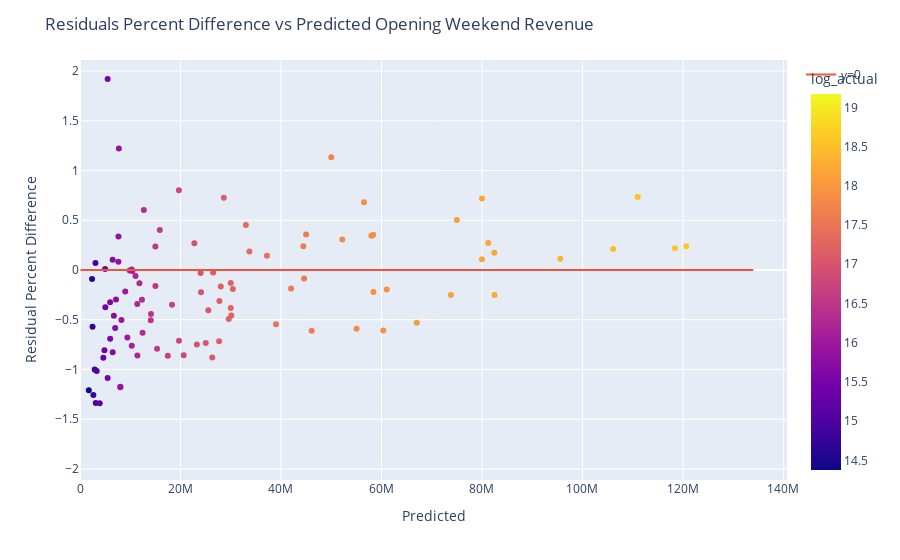

Source (notebook cell):
### Code cell
# plot residuals as a percentage of actual
results_df["residual_percent_difference"] = (
    (results_df["actual"] - results_df["predicted"]) / ((results_df["actual"] + results_df["predicted"]) / 2)
)

results_df["log_actual"] = np.log(results_df["actual"])

fig2 = px.scatter(results_df, x="actual", y="residual_percent_difference", hover_name="title", color="log_actual", labels={"residual_percent_difference": "Residual Percent Difference", "predicted": "Predicted Opening Weekend Revenue", "actual": "Actual Opening Weekend Revenue"})

x_axis_length = int(max(results_df["predicted"]) * 1.05)
fig2.add_trace(go.Scatter(x=results_df["predicted"], y=[0] * len(results_df), mode="lines", name="y=0"))
max_abs_residual_percent_difference = max(abs(results_df["residual_percent_difference"]))
fig2.update_layout(
    title="Residuals Percent Difference vs Predicted Opening Weekend Revenue",
    xaxis_title="Predicted",
    yaxis_title="Residual Percent Difference",
    yaxis=dict(range=[-1.1 * max_abs_residual_percent_difference, 1.1 * max_abs_residual_percent_difference]),
    xaxis=dict(range=[0, x_axis_length])
)

# positive is under prediction, negative is over prediction

### Figure 1 — Plotly figure (JSON) as saved in the notebook; plotly's stock layout.template omitted (floating-point values rounded to 4 significant figures)
{"data": [{"hovertemplate": "<b>%{hovertext}</b><br><br>Actual Opening Weekend Revenue=%{x}<br>Residual Percent Difference=%{y}<br>log_actual=%{marker.color}<extra></extra>", "hovertext": ["M3GAN", "80 for Brady", "Knock at the Cabin", "Ant-Man and the Wasp: Quantumania", "Jesus Revolution", "Creed III", "Operation Fortune: Ruse de guerre", "Scream VI", "65", "Shazam! Fury of the Gods", "John Wick: Chapter 4", "Dungeons & Dragons: Honor Among Thieves", "His Only Son", "The Super Mario Bros. Movie", "Renfield", "The Pope’s Exorcist", "Beau is Afraid", "Big George Foreman: The Miraculous Story of the Once and Future Heavyweight Champion of the World", "Are You There God? It’s Me, Margaret", "Guardians of the Galaxy Vol 3", "Fast X", "The Little Mermaid", "The Machine", "Spider-Man: Across the Spider-Verse", "Transformers: Rise of the Beasts", "The Flash", "Elemental", "No Hard Feelings", "Ruby Gillman, Teenage Kraken", "Indiana Jones and the Dial of Destiny", "Sound of Freedom", "Insidious: The Red Door", "Oppenheimer", "Barbie", "Talk To Me", "Haunted Mansion", "Teenage Mutant Ninja Turtles: Mutant Mayhem", "Meg 2: The Trench", "The Last Voyage of the Demeter", "Blue Beetle", "Strays", "Dumb Money", "Expend4bles", "The Creator", "Saw X", "PAW Patrol: The Mighty Movie", "The Exorcist: Believer", "Killers of the Flower Moon", "Priscilla", "Five Nights at Freddy’s", "Journey to Bethlehem", "The Marvels", "Next Goal Wins", "The Hunger Games: The Ballad of Songbirds & Snakes", "Thanksgiving", "Trolls Band Together", "Wish", "Napoleon", "Godzilla Minus One (ゴジラ最新作)", "American Fiction", "Wonka", "Migration", "The Iron Claw", "Aquaman and the Lost Kingdom", "Anyone But You", "Ferrari", "Mean Girls", "Argylle", "Madame Web", "Dune: Part Two", "Kung Fu Panda 4", "Imaginary", "Cabrini", "Arthur the King", "Ghostbusters: Frozen Empire", "Godzilla x Kong: The New Empire", "Civil War", "Abigail", "Challengers", "Unsung Hero", "The Fall Guy", "Tarot", "Kingdom of the Planet of the Apes", "IF", "The Strangers: Chapter 1", "Furiosa: A Mad Max Saga", "The Garfield Movie", "The Watchers", "Bad Boys: Ride or Die", "Inside Out 2", "A Quiet Place: Day One", "Horizon: An American Saga Chapter 1", "Despicable Me 4", "Sound of Hope: The Story of Possum Trot", "Fly Me to the Moon", "Twisters", "Deadpool & Wolverine", "Harold and the Purple Crayon", "It Ends With Us", "Alien: Romulus", "The Crow", "Reagan", "Beetlejuice Beetlejuice", "Speak No Evil"], "legendgroup": "", "marker": {"color": [17.23, 16.36, 16.46, 18.48, 16.58, 17.88, 14.96, 17.61, 16.33, 17.22, 18.12, 17.43, 15.52, 18.8, 15.9, 16.01, 14.79, 14.89, 15.72, 18.59, 18.02, 18.38, 15.43, 18.61, 17.93, 17.82, 17.2, 16.52, 15.52, 17.92, 16.8, 17.31, 18.23, 18.9, 16.16, 17.0, 17.15, 17.22, 15.69, 17.04, 15.93, 15.02, 15.9, 16.46, 16.72, 16.94, 17.09, 16.96, 15.43, 18.2, 14.69, 17.65, 14.73, 17.61, 16.15, 17.22, 16.8, 16.84, 16.25, 14.38, 17.48, 16.34, 15.4, 17.14, 15.61, 15.18, 17.17, 16.68, 16.55, 18.23, 17.88, 16.11, 15.79, 15.85, 17.62, 18.2, 17.06, 16.15, 16.52, 15.86, 17.14, 15.69, 17.88, 17.33, 16.29, 17.09, 16.99, 15.76, 17.85, 18.85, 17.77, 16.22, 18.13, 14.94, 16.06, 18.21, 19.17, 15.61, 17.73, 17.55, 15.35, 15.85, 18.53, 16.25], "coloraxis": "coloraxis", "symbol": "circle"}, "mode": "markers", "name": "", "orientation": "v", "showlegend": false, "type": "scatter", "x": [30429860, 12701640, 14127170, 106109650, 15882067, 58370007, 3140214, 44447270, 12328361, 30111158, 73817950, 37205784, 5501070, 146361865, 8026475, 9006368, 2661957, 2925364, 6739037, 118414021, 67017410, 95578040, 5000545, 120663589, 61045464, 55043679, 29602429, 15002770, 5500990, 60368101, 19680879, 33013036, 82455420, 162022044, 10431720, 24082475, 28007544, 30002735, 6504950, 25030225, 8247810, 3325504, 8039021, 14079512, 18309301, 22764354, 26497600, 23253655, 5040003, 80001720, 2400446, 46110859, 2500295, 44607143, 10306272, 30002525, 19698228, 20638887, 11419975, 1755364, 39005800, 12453275, 4868370, 27686211, 6000344, 3921773, 28635307, 17473540, 15335860, 82505391, 57989905, 9912713, 7168520, 7633898, 45004673, 80006561, 25537368, 10297110, 15011061, 7731539, 27747035, 6503012, 58400788, 33715801, 11825058, 26326462, 24006629, 7003537, 56527324, 154201673, 52202495, 11052561, 75009210, 3078758, 9426615, 81251415, 211435291, 6003197, 50016652, 42003361, 4644666, 7650720, 111003345, 11397595], "xaxis": "x", "y": [-0.1918, 0.6039, -0.4414, 0.2112, 0.4016, 0.3546, -1.338, 0.2398, -0.2979, -0.4568, -0.2511, 0.1435, 1.919, 0.9313, -1.179, -0.2158, -1.257, -1.001, -0.4588, 0.2198, -0.5311, 0.1141, 0.009267, 0.2383, -0.1956, -0.5909, -0.4919, 0.2364, -1.086, -0.6094, 0.8029, 0.4518, 0.1722, 0.1892, -0.009791, -0.2243, -0.1654, -0.3821, -0.828, -0.7349, -0.5019, -1.016, -1.173, -0.5049, -0.3491, 0.2678, -0.0248, -0.75, -0.3739, 0.7193, -0.0912, -0.6112, -0.5709, -0.08488, -0.762, -0.1307, -0.7107, -0.8571, -0.8588, -1.208, -0.5447, -0.6316, -0.8068, -0.7174, -0.3242, -1.339, 0.7256, -0.8632, -0.7919, -0.2514, 0.3441, -0.004826, -0.296, 0.08299, 0.3578, 0.1077, -0.405, 0.005504, -0.1609, 1.22, -0.3124, 0.1034, -0.2212, 0.1862, -0.1322, -0.8793, -0.03056, -0.5836, 0.6802, 0.6278, 0.3069, -0.0609, 0.5019, 0.07005, -0.6774, 0.2712, 0.6612, -0.6923, 1.132, -0.1849, -0.8816, 0.3359, 0.7349, -0.3409], "yaxis": "y"}, {"mode": "lines", "name": "y=0", "type": "scatter", "x": [36890000.0, 6810000.0, 22130000.0, 85840000.0, 10570000.0, 40790000.0, 15830000.0, 34930000.0, 16640000.0, 47940000.0, 95020000.0, 32220000.0, 113300.0, 53360000.0, 31100000.0, 11190000.0, 11680000.0, 8792000.0, 10750000.0, 94960000.0, 115500000.0, 85270000.0, 4954000.0, 94970000.0, 74280000.0, 101200000.0, 48910000.0, 11830000.0, 18580000.0, 113300000.0, 8406000.0, 20850000.0, 69380000.0, 134000000.0, 10530000.0, 30170000.0, 33060000.0, 44170000.0, 15700000.0, 54110000.0, 13770000.0, 10190000.0, 30850000.0, 23590000.0, 26050000.0, 17390000.0, 27160000.0, 51160000.0, 7358000.0, 37680000.0, 2630000.0, 86700000.0, 4498000.0, 48560000.0, 22990000.0, 34200000.0, 41410000.0, 51600000.0, 28610000.0, 7111000.0, 68200000.0, 23950000.0, 11450000.0, 58660000.0, 8322000.0, 19810000.0, 13390000.0, 44010000.0, 35440000.0, 106200000.0, 40970000.0, 9961000.0, 9659000.0, 7026000.0, 31350000.0, 71830000.0, 38510000.0, 10240000.0, 17640000.0, 1872000.0, 38020000.0, 5863000.0, 72920000.0, 27970000.0, 13500000.0, 67640000.0, 24750000.0, 12770000.0, 27840000.0, 80520000.0, 38310000.0, 11750000.0, 44910000.0, 2870000.0, 19080000.0, 61850000.0, 106400000.0, 12360000.0, 13850000.0, 50560000.0, 11970000.0, 5450000.0, 51350000.0, 16080000.0], "y": [0, 0, 0, 0, 0, 0, 0, 0, 0, 0, 0, 0, 0, 0, 0, 0, 0, 0, 0, 0, 0, 0, 0, 0, 0, 0, 0, 0, 0, 0, 0, 0, 0, 0, 0, 0, 0, 0, 0, 0, 0, 0, 0, 0, 0, 0, 0, 0, 0, 0, 0, 0, 0, 0, 0, 0, 0, 0, 0, 0, 0, 0, 0, 0, 0, 0, 0, 0, 0, 0, 0, 0, 0, 0, 0, 0, 0, 0, 0, 0, 0, 0, 0, 0, 0, 0, 0, 0, 0, 0, 0, 0, 0, 0, 0, 0, 0, 0, 0, 0, 0, 0, 0, 0]}], "layout": {"coloraxis": {"colorbar": {"title": {"text": "log_actual"}}, "colorscale": [[0, "#0d0887"], [0.1111, "#46039f"], [0.2222, "#7201a8"], [0.3333, "#9c179e"], [0.4444, "#bd3786"], [0.5556, "#d8576b"], [0.6667, "#ed7953"], [0.7778, "#fb9f3a"], [0.8889, "#fdca26"], [1, "#f0f921"]]}, "legend": {"tracegroupgap": 0}, "margin": {"t": 60}, "title": {"text": "Residuals Percent Difference vs Predicted Opening Weekend Revenue"}, "xaxis": {"anchor": "y", "domain": [0, 1], "range": [0, 140711984], "title": {"text": "Predicted"}}, "yaxis": {"anchor": "x", "domain": [0, 1], "range": [-2.111, 2.111], "title": {"text": "Residual Percent Difference"}}}}
